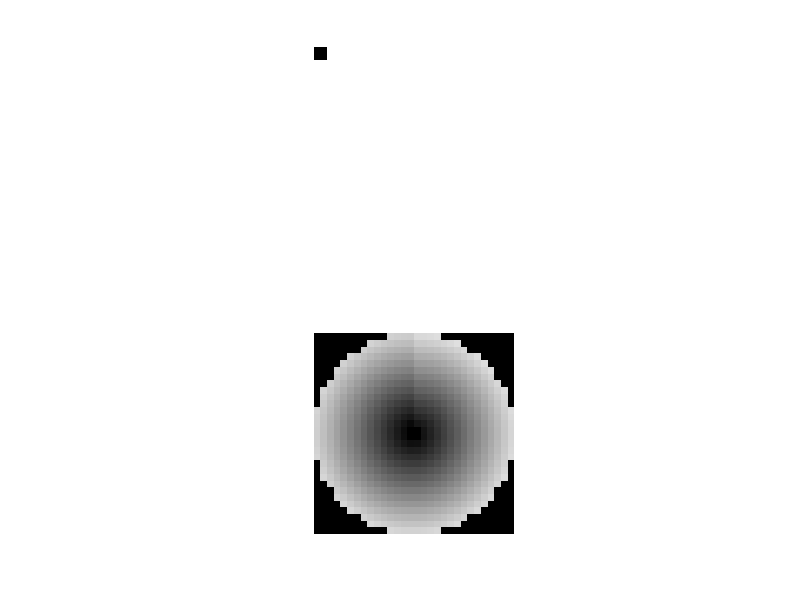

Write MATLAB code to recreate this figure.
%imageName = 'g0.jpg';
%I=imread(imageName);   %read image
%I1=flipud(I);
%I1=fspecial('gaussian',256,32,3); % generate fake image
I1=zeros(15,15,3);
val = 0;
for i=1:15
    for j=1:15
       I1(i,j,:) = val; 
       val = val + 1;
    end
end

%%
A=I1;
A1=double(A(:,:,1));
A2=double(A(:,:,2));
A3=double(A(:,:,3));  %rgb3 channel to double
%%
[m n]=size(A1);
[t r]=meshgrid(linspace(-pi,pi,n),1:m); %Original coordinate

M=2*m;
N=2*n;
[NN MM]=meshgrid((1:N)-n-0.5,(1:M)-m-0.5);
T=atan2(NN,MM);
R=sqrt(MM.^2+NN.^2);                  

B1=interp2(t,r,A1,T,R,'linear',0);
B2=interp2(t,r,A2,T,R,'linear',0);
B3=interp2(t,r,A3,T,R,'linear',0); %rgb3 channel Interpolation
B=uint8(cat(3,B1,B2,B3));
%%
subplot(211),imshow(A);  %draw the Original Picture
subplot(212),imshow(B);  %draw the result